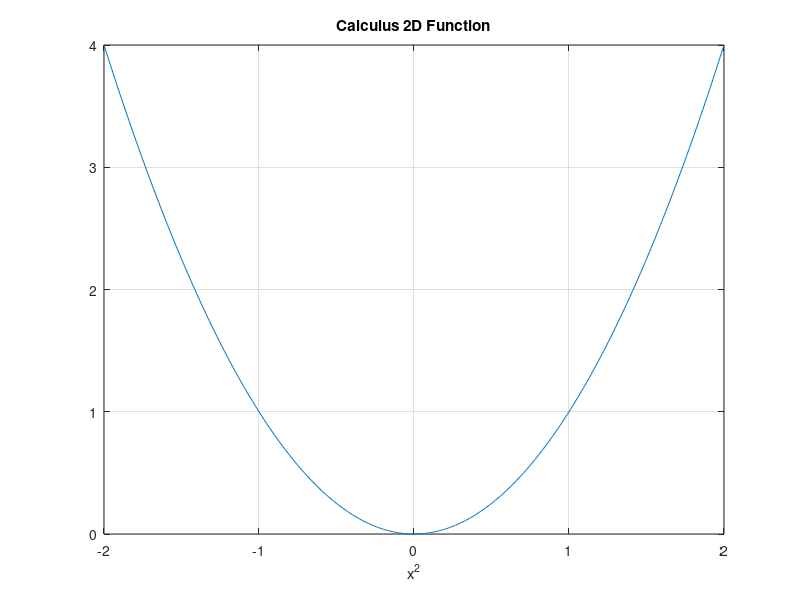
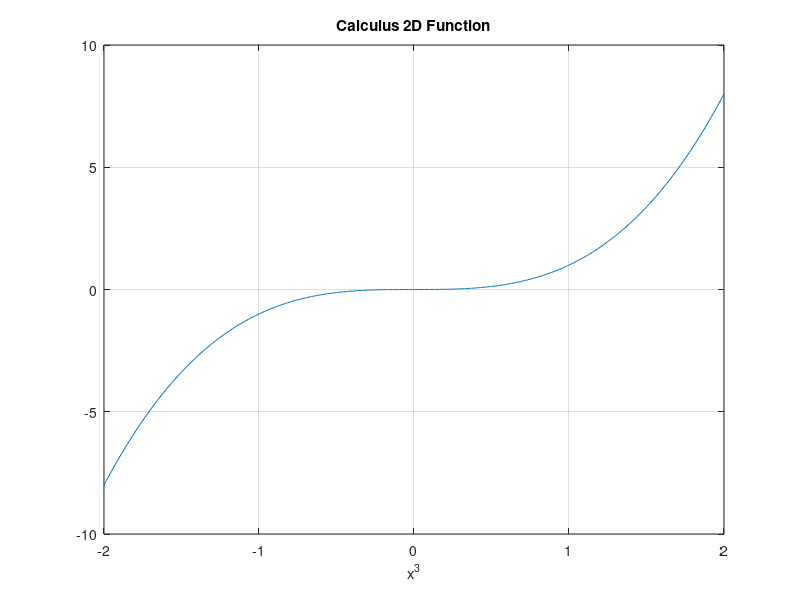
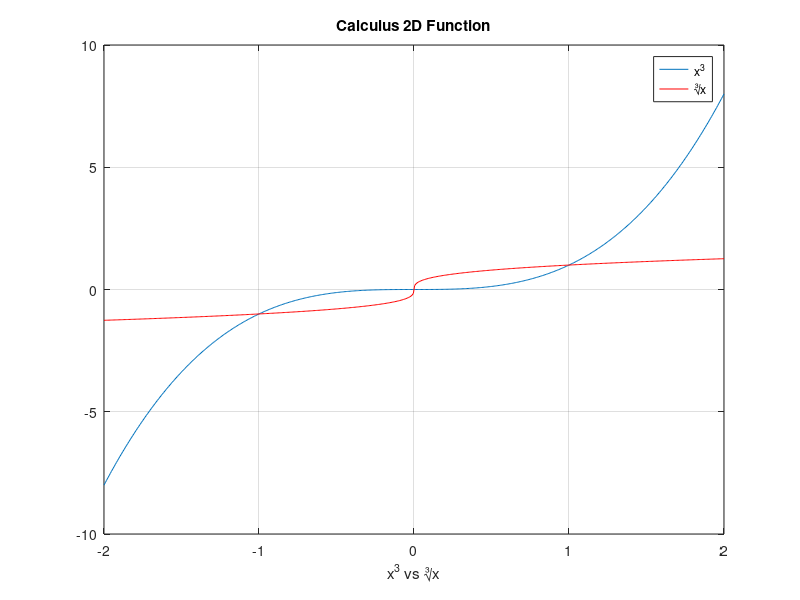

Write MATLAB code to recreate these figures, in order.
figure (1);
x=linspace(-2, 2, 500);
y=x.^2;
plot(x,y)
grid on
title("Calculus 2D Function")
xlabel('x^2')
ylabel('')

figure (2);
%x=linspace(-2, 2, 500);
y=x.^3;
plot(x,y)
grid on
title("Calculus 2D Function")
xlabel('x^3')
ylabel('')

figure (3);
%x=linspace(-2, 2, 500);
y2=cbrt(x);
plot(x,y)
hold on;
plot(x,y2,'r')
grid on
title("Calculus 2D Function")
xlabel('x^3 vs ∛x')
ylabel('')

legend('x^3', '∛x')
